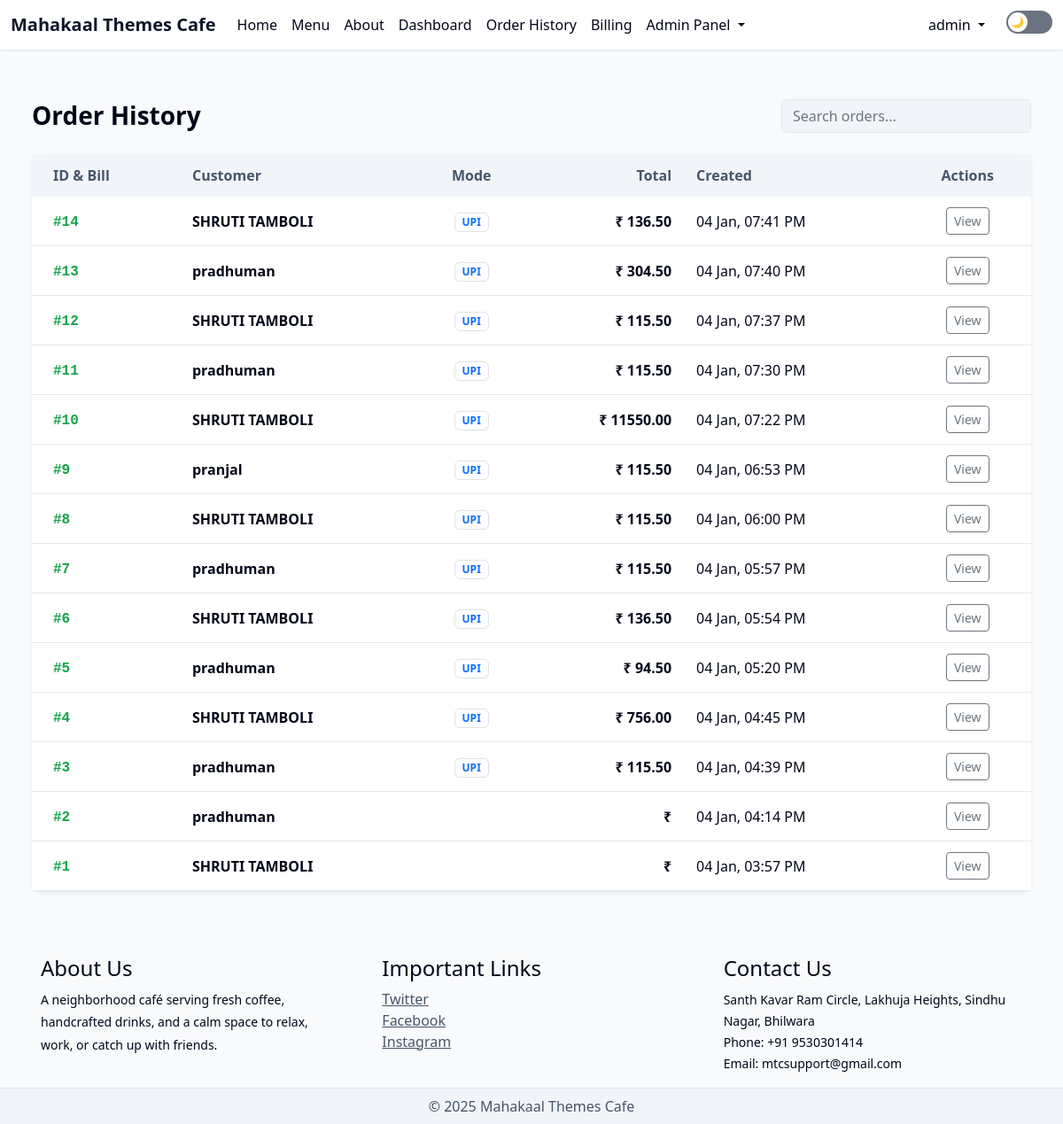
Page /orders/history/ (signed in) on the earlier database version.
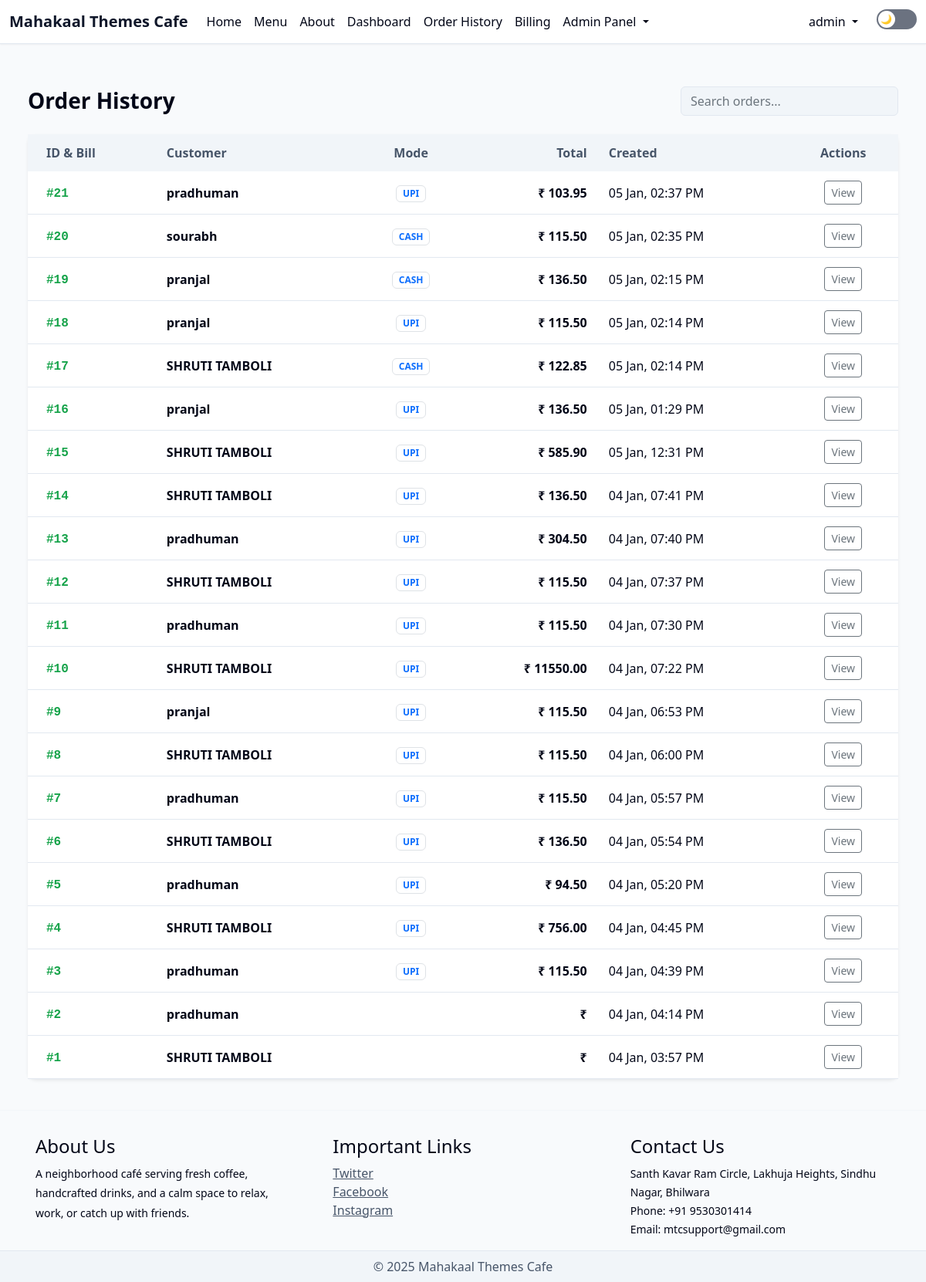
Same page on the later database version.
### orders/models.py (models this page shows)
class Order(models.Model):
    bill = models.OneToOneField(
        "billing.Bill",
        on_delete=models.CASCADE,
        related_name="order",
        null=True,
        blank=True,
    )
    customer_name = models.CharField(max_length=255)
    created_at = models.DateTimeField(auto_now_add=True)
    class Status(models.TextChoices):
        NEW = "NEW", "New"
        IN_PROGRESS = "IN_PROGRESS", "In Progress"
        SERVED = "SERVED", "Served"
    status = models.CharField(
        max_length=20,
        choices=Status.choices,
        default=Status.NEW,
    )
    def __str__(self) -> str:
        return f"Order #{self.id}"

### billing/models.py (models this page shows, shortened)
class Bill(models.Model):
    class PaymentMode(models.TextChoices):
        CASH = "CASH", "Cash"
        UPI = "UPI", "UPI"
    bill_number = models.CharField(max_length=20, unique=True, editable=False)
    customer_name = models.CharField(max_length=100)
    customer_phone = models.CharField(max_length=15)
    payment_mode = models.CharField(
        max_length=10,
        choices=PaymentMode.choices,
        default=PaymentMode.UPI,
    )
    cash_received = models.DecimalField(
        max_digits=10,
        decimal_places=2,
        null=True,
        blank=True,
    )
    change_returned = models.DecimalField(
        max_digits=10,
        decimal_places=2,
        null=True,
        blank=True,
    )
    discount_amount = models.DecimalField(
        max_digits=10, decimal_places=2, default=0
    )
    discount_percent = models.DecimalField(
        max_digits=5, decimal_places=2, default=0
    )
    gst_percentage = models.DecimalField(
        max_digits=5, decimal_places=2
    )
    bill_pdf_path = models.CharField(max_length=255, blank=True, default="")
    created_at = models.DateTimeField(auto_now_add=True)
    def subtotal(self):
        return sum(item.line_total() for item in self.items.all())
    def gst_amount(self):
        taxable_amount = self.subtotal() - self.discount_amount
        if taxable_amount < 0:
            taxable_amount = Decimal("0.00")
        return taxable_amount * (self.gst_percentage / Decimal("100"))
    def total_amount(self):
        return self.subtotal() - self.discount_amount + self.gst_amount()

class BillItem(models.Model):
    SIZE_CHOICES = (
            ("S", "Small"),
            ("M", "Medium"),
            ("L", "Large"),
        )
    bill = models.ForeignKey(
        Bill,
        related_name="items",
        on_delete=models.CASCADE
    )
    item = models.ForeignKey(
        Item,
        on_delete=models.PROTECT
    )
    size = models.CharField(
        max_length=1,
        choices=SIZE_CHOICES,
        default="M"
    )
    price = models.DecimalField(
        max_digits=8, decimal_places=2
    )
    quantity = models.PositiveIntegerField()
    def line_total(self):
        return self.price * self.quantity

### orders/views.py (the view)
# urls.py: path("history/", order_history_list_view, name="order_history_list"),
@staff_required
def order_history_list_view(request):
    qs = (
        Order.objects
        .select_related("bill")
        .order_by("-created_at")
    )
    print("qs",qs)
    for order in qs:
        print("order",order)
    q = request.GET.get("q")
    if q:
        qs = qs.filter(
            Q(customer_name__icontains=q) |
            Q(id__icontains=q) |
            Q(bill__bill_number__icontains=q)
        )
    return render(
        request,
        "orders/order_history_list.html",
        {
            "orders": qs,
        },
    )

### templates/orders/order_history_list.html (shortened to what this page needs)
{% extends "base.html" %}
{% block body %}
<div class="container-fluid px-4 py-4">
  <div class="d-flex justify-content-between align-items-center mb-4">
    <h3 class="fw-bold mb-0">Order History</h3>
    <input type="text" id="searchInput" class="form-control w-25" placeholder="Search orders...">
  </div>
  <div class="card shadow-sm border-0">
    <div class="table-responsive">
      <table class="table theme-table align-middle mb-0" id="orderTable">
        <thead>
          <tr>
            <th class="ps-4">ID & Bill</th>
            <th>Customer</th>
            <th class="text-center">Mode</th>
            <th class="text-end">Total</th>
            <th>Created</th>
            <th class="text-center">Actions</th>
          </tr>
        </thead>
        <tbody>
          {% for order in orders %}
          <tr>
            <td class="ps-4"><span class="order-id fw-bold">#{{ order.id }}</span></td>
            <td><div class="fw-bold">{{ order.customer_name }}</div></td>
            <td class="text-center"><span class="badge bg-soft-primary text-primary border">{{ order.bill.payment_mode }}</span></td>
            <td class="text-end fw-bold" data-amount="{{ order.bill.total_amount|floatformat:2 }}">₹ {{ order.bill.total_amount|floatformat:2 }}</td>
            <td>{{ order.created_at|date:"d M, h:i A" }}</td>
            <td class="text-center">
              <a href="{% url 'orders:order_history' order.id %}" class="btn btn-sm btn-outline-secondary">View</a>
            </td>
          </tr>
          {% endfor %}
        </tbody>
      </table>
    </div>
  </div>
</div>
{% endblock %}

### templates/base.html (shortened to what this page needs)
<!doctype html>
<html lang="en">
<head>
  <link href="https://cdn.jsdelivr.net/npm/bootstrap@5.2.2/dist/css/bootstrap.min.css" rel="stylesheet">
  <link href="https://cdn.jsdelivr.net/npm/select2@4.1.0-rc.0/dist/css/select2.min.css" rel="stylesheet">
</head>
<body>
<nav class="navbar fixed-top navbar-expand-lg theme-navbar">
    <div class="container-fluid">
    <a class="navbar-brand" href="/">
      Mahakaal Themes Cafe
    </a>
    <div class="collapse navbar-collapse" id="navbarSupportedContent">
      <ul class="navbar-nav me-auto mb-2 mb-lg-0">
        <li class="nav-item">
          <a class="nav-link" href="/">Home</a>
        </li>
        <li class="nav-item">
          <a class="nav-link" href="/menu">Menu</a>
        </li>
        <li class="nav-item">
          <a class="nav-link" href="/about">About</a>
        </li>
        {% if user.is_superuser %}
        <li class="nav-item">
          <a class="nav-link" href="/dashboard">Dashboard</a>
        </li>
        {% endif %}
        {% if user.is_staff or user.is_superuser %}
        <li class="nav-item">
          <a class="nav-link" href="/orders/history">Order History</a>
        </li>
        {% endif %}
        {% if user.is_staff or user.is_superuser %}
        <li class="nav-item">
          <a class="nav-link"
             href="{% url 'billing:create_bill' %}">
            Billing
          </a>
          {% endif %}
        </li>
        {% if user.is_superuser %}
        <li class="nav-item dropdown">
          <a class="nav-link dropdown-toggle" href="#" data-bs-toggle="dropdown">
            Admin Panel
          </a>
        </li>
        {% endif %}
      </ul>
      <ul class="navbar-nav ms-auto align-items-center">
      {% if user.is_authenticated %}
        <li class="nav-item dropdown">
          <a class="nav-link dropdown-toggle" href="#" data-bs-toggle="dropdown">
            {{ user.username }}
          </a>
        </li>
      {% else %}
        <li class="nav-item">
          <a class="nav-link" href="{% url 'authentication:login' %}">
            Login
          </a>
        </li>
      {% endif %}
    </ul>
      <div class="theme-switch ms-3">
        <label for="themeToggle"></label>
      </div>
    </div>
  </div>
</nav>
<div class="page-wrapper">
  <main class="page-content">
    <div class="container-fluid pt-4" style="margin-top:64px;">
      {% block body %}{% endblock body %}
    </div>
  </main>
<footer style="background:var(--bg-main); color:var(--text-main);">
  <hr style="border-color: var(--border-soft);">
  <div class="container p-3">
    <div class="row gx-5 align-items-start">
      <div class="col-12 col-md-4 mb-4 mb-md-0">
        <h4>About Us</h4>
        <p class="footer-about mb-0">
          <small>
            A neighborhood café serving fresh coffee, handcrafted drinks,
            and a calm space to relax, work, or catch up with friends.
          </small>
        </p>
      </div>
      <div class="col-12 col-md-4 mb-4 mb-md-0">
        <h4>Important Links</h4>
        <ul class="list-unstyled mb-0">
          <li><a href="#" class="footer-link">Twitter</a></li>
          <li><a href="#" class="footer-link">Facebook</a></li>
          <li><a href="#" class="footer-link">Instagram</a></li>
        </ul>
      </div>
      <div class="col-12 col-md-4">
        <h4>Contact Us</h4>
        <address class="mb-0">
          <small>
            Santh Kavar Ram Circle, Lakhuja Heights, Sindhu Nagar, Bhilwara
          </small><br>
          <small>Phone: +91 9530301414</small><br>
          <small>Email: mtcsupport@gmail.com</small>
        </address>
      </div>
    </div>
  </div>
</footer>
</div>
<div class="text-center p-2 footer-bottom">
  © 2025 Mahakaal Themes Cafe
</div>
</body>
</html>

Differences in the rows shown:
added Order: id "21", customer_name "pradhuman", bill.payment_mode "UPI", bill.total_amount "103.95", created_at "05 Jan, 02:37 PM"
added Order: id "20", customer_name "sourabh", bill.payment_mode "CASH", bill.total_amount "115.50", created_at "05 Jan, 02:35 PM"
added Order: id "19", customer_name "pranjal", bill.payment_mode "CASH", bill.total_amount "136.50", created_at "05 Jan, 02:15 PM"
added Order: id "18", customer_name "pranjal", bill.payment_mode "UPI", bill.total_amount "115.50", created_at "05 Jan, 02:14 PM"
added Order: id "17", customer_name "SHRUTI TAMBOLI", bill.payment_mode "CASH", bill.total_amount "122.85", created_at "05 Jan, 02:14 PM"
added Order: id "16", customer_name "pranjal", bill.payment_mode "UPI", bill.total_amount "136.50", created_at "05 Jan, 01:29 PM"
added Order: id "15", customer_name "SHRUTI TAMBOLI", bill.payment_mode "UPI", bill.total_amount "585.90", created_at "05 Jan, 12:31 PM"
